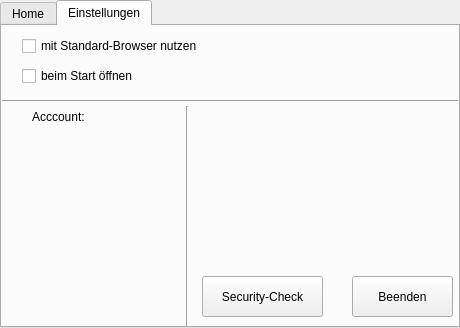
<?xml version="1.0" encoding="UTF-8"?>
<ui version="4.0">
 <class>TabWidget</class>
 <widget class="QTabWidget" name="TabWidget">
  <property name="geometry">
   <rect>
    <x>0</x>
    <y>0</y>
    <width>460</width>
    <height>328</height>
   </rect>
  </property>
  <property name="windowTitle">
   <string>Passwordmanager</string>
  </property>
  <property name="currentIndex">
   <number>1</number>
  </property>
  <widget class="QWidget" name="tab">
   <attribute name="title">
    <string>Home</string>
   </attribute>
   <widget class="QLabel" name="label">
    <property name="geometry">
     <rect>
      <x>20</x>
      <y>10</y>
      <width>161</width>
      <height>21</height>
     </rect>
    </property>
    <property name="font">
     <font>
      <pointsize>18</pointsize>
     </font>
    </property>
    <property name="text">
     <string>Willkommen, Max!</string>
    </property>
   </widget>
   <widget class="QPushButton" name="pushButton_3">
    <property name="geometry">
     <rect>
      <x>330</x>
      <y>250</y>
      <width>121</width>
      <height>41</height>
     </rect>
    </property>
    <property name="text">
     <string>New Password</string>
    </property>
   </widget>
  </widget>
  <widget class="QWidget" name="tab">
   <attribute name="title">
    <string>Einstellungen</string>
   </attribute>
   <widget class="QPushButton" name="pushButton">
    <property name="geometry">
     <rect>
      <x>350</x>
      <y>250</y>
      <width>101</width>
      <height>41</height>
     </rect>
    </property>
    <property name="text">
     <string>Beenden</string>
    </property>
   </widget>
   <widget class="QPushButton" name="pushButton_2">
    <property name="geometry">
     <rect>
      <x>200</x>
      <y>250</y>
      <width>121</width>
      <height>41</height>
     </rect>
    </property>
    <property name="text">
     <string>Security-Check</string>
    </property>
   </widget>
   <widget class="QCheckBox" name="checkBox">
    <property name="geometry">
     <rect>
      <x>20</x>
      <y>10</y>
      <width>211</width>
      <height>20</height>
     </rect>
    </property>
    <property name="text">
     <string>mit Standard-Browser nutzen</string>
    </property>
   </widget>
   <widget class="Line" name="line">
    <property name="geometry">
     <rect>
      <x>0</x>
      <y>60</y>
      <width>461</width>
      <height>31</height>
     </rect>
    </property>
    <property name="orientation">
     <enum>Qt::Horizontal</enum>
    </property>
   </widget>
   <widget class="QLabel" name="label_2">
    <property name="geometry">
     <rect>
      <x>30</x>
      <y>80</y>
      <width>71</width>
      <height>21</height>
     </rect>
    </property>
    <property name="text">
     <string>Acccount:</string>
    </property>
   </widget>
   <widget class="Line" name="line_2">
    <property name="geometry">
     <rect>
      <x>170</x>
      <y>80</y>
      <width>31</width>
      <height>221</height>
     </rect>
    </property>
    <property name="orientation">
     <enum>Qt::Vertical</enum>
    </property>
   </widget>
   <widget class="QCheckBox" name="checkBox_2">
    <property name="geometry">
     <rect>
      <x>20</x>
      <y>40</y>
      <width>171</width>
      <height>20</height>
     </rect>
    </property>
    <property name="text">
     <string>beim Start öffnen</string>
    </property>
   </widget>
  </widget>
  <action name="actionnewPassword">
   <property name="text">
    <string>newPassword</string>
   </property>
  </action>
 </widget>
 <resources/>
 <connections/>
</ui>
